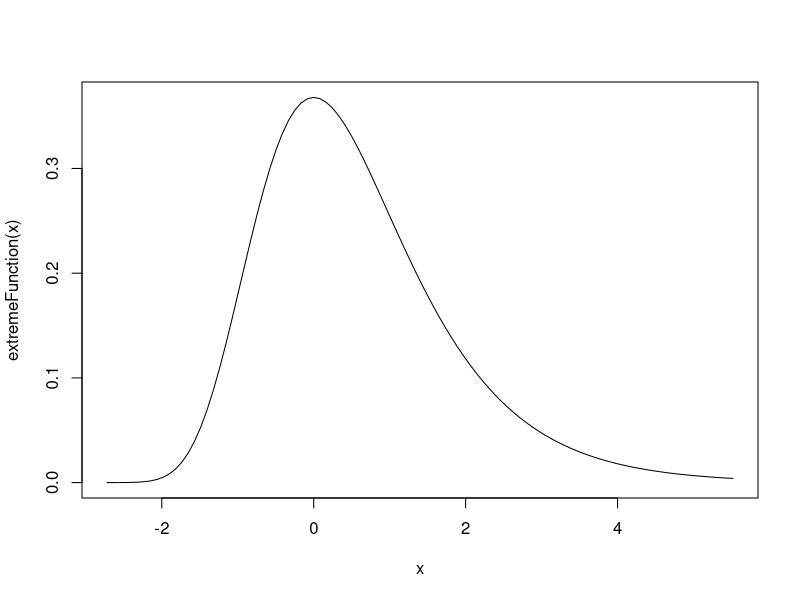
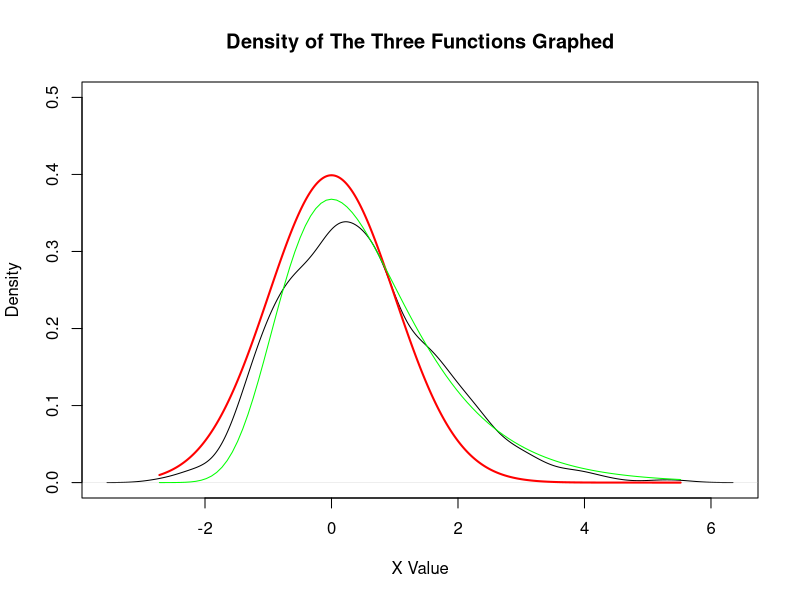

The R source for these figures, in order:
## ---- chunk 1
# We can find the probaility that the sample is 2 < X < 5.1 with the code below.
# However this is only an approximation and a larger sample size should be considered for better approximation.
Q1 <- pnorm(5.1,mean = 5,sd = 3/sqrt(5))-pnorm(2,mean = 3,sd = 3/sqrt(5))
cat("B)", Q1)
## ---- chunk 2
# For binomials, mean = np, variance = np(1-p)
# Sample size = 100, length = 20, prob = 0.7. Therefore, mean = 20*0.7 = 14, variance = 20*0.7*(1-0.7) = 4.2
# According to CLT the distribution will be roughly normal with a sample size of 100
mRNA <- pnorm(20,mean=14,sd=sqrt(4.2)/sqrt(100)) - pnorm(15,mean=14,sd=sqrt(4.2)/sqrt(100))
cat("The probability that Y is greater than 15 is: ", mRNA*100,"%")
## ---- chunk 3
# Load necessary package
library(mvtnorm)
# Setting up the vector and matrix with given information
meanVector <- c(9,10)
covarianceMatrix <- matrix(c(3^2,2,2,5^2), nrow = 2)
# Multivariate normal distrubution calculation with limits set to range we are NOT interested in, hence subracting it from 1.
theoreticalCalculation <- 1 - pmvnorm(lower = -Inf, upper = 9.5, mean = meanVector, sigma = covarianceMatrix)
cat("The theoretical probability that the sample mean of Y is 0.5 greater than the sample mean of X is:", theoreticalCalculation*100,"%")

# Monte Carlo Simulation
# Random sample generation with n = 50 repeted 10000 times
nsim = 100000
values = rep(NA, nsim)
for (i in 1:nsim){
  geneMC <- rmvnorm(50, mean = meanVector, sigma = covarianceMatrix)
  meanGeneMC <- apply(geneMC,2,mean)
  Xmean <- meanGeneMC[1]
  Ymean <- meanGeneMC[2]
  values[i] = Xmean + 0.5 < Ymean
}
# Finding the mean of the TRUE boolean values in the array
monteCarloAnswer <- mean(values)
# Confidence Intervals calculated with formula in module notes
confidenceInterval <- 1.96*sqrt(var(meanGeneMC)/1000)
cat("The simulated probability that the sample mean of Y is 0.5 greater than the sample mean of X is:", monteCarloAnswer*100,"%", "with a confidence interval of plus/minus:", confidenceInterval*100,"%")
## ---- chunk 4
# Conduct a monte carlo simulation for each random variable with the given information and a sample size of 100,000
X1 <- rchisq(100000, df = 10)
X2 <- rgamma(100000, 1, scale = 0.5)
X3 <- rt(100000, df = 3)
# Define Y as the formula given
Y <- (sqrt(X1)*X2) + (4*((X3)^2))
# Output mean of Y
cat("The mean of Y is:", mean(Y))
## ---- chunk 5
# an and bn from question with n = 1000 sample size
an <- sqrt(2*log(1000)) - 0.5*(log(log(1000))+log(4*pi))*(2*log(1000))^(-1/2)
bn <- (2*log(1000))^(-1/2)
# Taking the max from 1000 standard normal distrubutions
values2 = rep(NA, 1000)
for (i in 1:1000){
  maximums <- matrix(data = rnorm(1000, mean = 0, sd = 1))
  maxOfDistrubution <- max(maximums)
  values2[i] = maxOfDistrubution
}
maxOfDistrubution <- values2
# Subtraction an and dividing by bn
normalizedMaximums <- (maxOfDistrubution - an)/bn 
# Setting up parameters for a standard normal distribution and the Pevner function
x <- seq(range(normalizedMaximums)[1],range(normalizedMaximums)[2],length=1000)
y <- dnorm(x,mean=0,sd=1)
extremeFunction <- function(x) exp(-x)*(exp(-exp(-x)))
## ---- chunk 6
# Have to enter this separately since R markdown plot the variable
z <- curve(expr = extremeFunction, from = range(normalizedMaximums)[1], to = range(normalizedMaximums)[2])
## ---- chunk 7
# Plotting the extreme function, the normalizedMaximums, and a standard normal plot on top of each other
plot(density(normalizedMaximums), ylim = c(0,0.5), xlab = "X Value", ylab = "Density", main = "Density of The Three Functions Graphed") + lines(x,y, lwd = 2, col = "red") + lines(z, col = "green")
